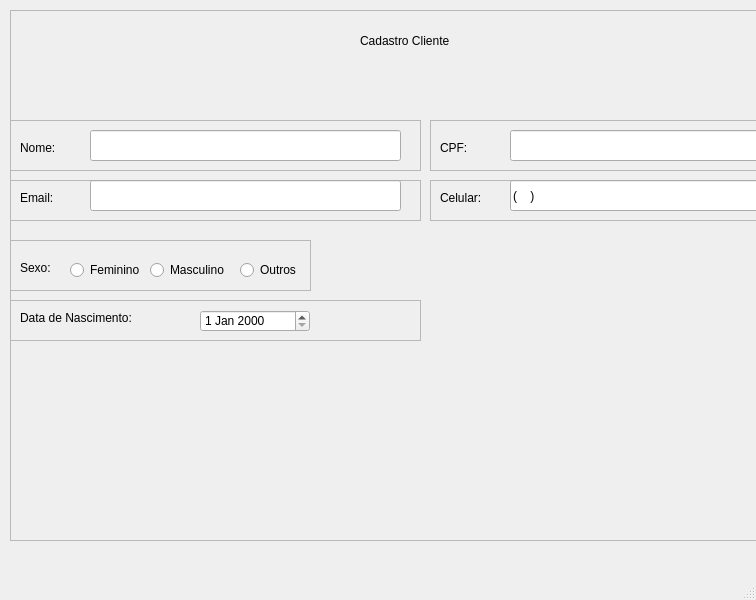
<?xml version="1.0" encoding="UTF-8"?>
<ui version="4.0">
 <class>MainWindow</class>
 <widget class="QMainWindow" name="MainWindow">
  <property name="geometry">
   <rect>
    <x>0</x>
    <y>0</y>
    <width>756</width>
    <height>600</height>
   </rect>
  </property>
  <property name="windowTitle">
   <string>MainWindow</string>
  </property>
  <widget class="QWidget" name="centralwidget">
   <widget class="QFrame" name="CADASTRO">
    <property name="geometry">
     <rect>
      <x>10</x>
      <y>10</y>
      <width>1081</width>
      <height>531</height>
     </rect>
    </property>
    <property name="frameShape">
     <enum>QFrame::Shape::StyledPanel</enum>
    </property>
    <property name="frameShadow">
     <enum>QFrame::Shadow::Raised</enum>
    </property>
    <widget class="QFrame" name="datanasc">
     <property name="geometry">
      <rect>
       <x>0</x>
       <y>290</y>
       <width>411</width>
       <height>41</height>
      </rect>
     </property>
     <property name="frameShape">
      <enum>QFrame::Shape::StyledPanel</enum>
     </property>
     <property name="frameShadow">
      <enum>QFrame::Shadow::Raised</enum>
     </property>
     <widget class="QLabel" name="data">
      <property name="geometry">
       <rect>
        <x>10</x>
        <y>10</y>
        <width>131</width>
        <height>16</height>
       </rect>
      </property>
      <property name="text">
       <string>Data de Nascimento:</string>
      </property>
     </widget>
     <widget class="QDateEdit" name="nascimento">
      <property name="geometry">
       <rect>
        <x>190</x>
        <y>10</y>
        <width>110</width>
        <height>22</height>
       </rect>
      </property>
     </widget>
    </widget>
    <widget class="QFrame" name="sexo">
     <property name="geometry">
      <rect>
       <x>0</x>
       <y>230</y>
       <width>301</width>
       <height>51</height>
      </rect>
     </property>
     <property name="frameShape">
      <enum>QFrame::Shape::StyledPanel</enum>
     </property>
     <property name="frameShadow">
      <enum>QFrame::Shadow::Raised</enum>
     </property>
     <widget class="QRadioButton" name="fem">
      <property name="geometry">
       <rect>
        <x>60</x>
        <y>20</y>
        <width>89</width>
        <height>20</height>
       </rect>
      </property>
      <property name="text">
       <string>Feminino</string>
      </property>
     </widget>
     <widget class="QRadioButton" name="mas">
      <property name="geometry">
       <rect>
        <x>140</x>
        <y>20</y>
        <width>89</width>
        <height>20</height>
       </rect>
      </property>
      <property name="text">
       <string>Masculino</string>
      </property>
     </widget>
     <widget class="QRadioButton" name="outro">
      <property name="geometry">
       <rect>
        <x>230</x>
        <y>20</y>
        <width>89</width>
        <height>20</height>
       </rect>
      </property>
      <property name="text">
       <string>Outros</string>
      </property>
     </widget>
     <widget class="QLabel" name="sexo_2">
      <property name="geometry">
       <rect>
        <x>10</x>
        <y>20</y>
        <width>49</width>
        <height>16</height>
       </rect>
      </property>
      <property name="text">
       <string>Sexo:</string>
      </property>
     </widget>
    </widget>
    <widget class="QFrame" name="Nome">
     <property name="geometry">
      <rect>
       <x>0</x>
       <y>110</y>
       <width>411</width>
       <height>51</height>
      </rect>
     </property>
     <property name="frameShape">
      <enum>QFrame::Shape::StyledPanel</enum>
     </property>
     <property name="frameShadow">
      <enum>QFrame::Shadow::Raised</enum>
     </property>
     <widget class="QLineEdit" name="dadosnome">
      <property name="geometry">
       <rect>
        <x>80</x>
        <y>10</y>
        <width>311</width>
        <height>31</height>
       </rect>
      </property>
     </widget>
     <widget class="QLabel" name="Nome_2">
      <property name="geometry">
       <rect>
        <x>10</x>
        <y>20</y>
        <width>49</width>
        <height>16</height>
       </rect>
      </property>
      <property name="text">
       <string>Nome:</string>
      </property>
     </widget>
    </widget>
    <widget class="QFrame" name="email">
     <property name="geometry">
      <rect>
       <x>0</x>
       <y>170</y>
       <width>411</width>
       <height>41</height>
      </rect>
     </property>
     <property name="frameShape">
      <enum>QFrame::Shape::StyledPanel</enum>
     </property>
     <property name="frameShadow">
      <enum>QFrame::Shadow::Raised</enum>
     </property>
     <widget class="QLineEdit" name="dadosemail">
      <property name="geometry">
       <rect>
        <x>80</x>
        <y>0</y>
        <width>311</width>
        <height>31</height>
       </rect>
      </property>
     </widget>
     <widget class="QLabel" name="email_2">
      <property name="geometry">
       <rect>
        <x>10</x>
        <y>10</y>
        <width>49</width>
        <height>16</height>
       </rect>
      </property>
      <property name="text">
       <string>Email:</string>
      </property>
     </widget>
    </widget>
    <widget class="QLabel" name="CadastroCliente">
     <property name="geometry">
      <rect>
       <x>350</x>
       <y>5</y>
       <width>111</width>
       <height>51</height>
      </rect>
     </property>
     <property name="text">
      <string>Cadastro Cliente</string>
     </property>
    </widget>
   </widget>
   <widget class="QFrame" name="CPF">
    <property name="geometry">
     <rect>
      <x>430</x>
      <y>120</y>
      <width>351</width>
      <height>51</height>
     </rect>
    </property>
    <property name="frameShape">
     <enum>QFrame::Shape::StyledPanel</enum>
    </property>
    <property name="frameShadow">
     <enum>QFrame::Shadow::Raised</enum>
    </property>
    <widget class="QLineEdit" name="dadosCPF">
     <property name="geometry">
      <rect>
       <x>80</x>
       <y>10</y>
       <width>251</width>
       <height>31</height>
      </rect>
     </property>
    </widget>
    <widget class="QLabel" name="cpf">
     <property name="geometry">
      <rect>
       <x>10</x>
       <y>20</y>
       <width>49</width>
       <height>16</height>
      </rect>
     </property>
     <property name="text">
      <string>CPF:</string>
     </property>
    </widget>
   </widget>
   <widget class="QFrame" name="fone">
    <property name="geometry">
     <rect>
      <x>430</x>
      <y>180</y>
      <width>351</width>
      <height>41</height>
     </rect>
    </property>
    <property name="frameShape">
     <enum>QFrame::Shape::StyledPanel</enum>
    </property>
    <property name="frameShadow">
     <enum>QFrame::Shadow::Raised</enum>
    </property>
    <widget class="QLineEdit" name="dadosemail_2">
     <property name="geometry">
      <rect>
       <x>80</x>
       <y>0</y>
       <width>251</width>
       <height>31</height>
      </rect>
     </property>
     <property name="text">
      <string>(    )</string>
     </property>
    </widget>
    <widget class="QLabel" name="telefone">
     <property name="geometry">
      <rect>
       <x>10</x>
       <y>10</y>
       <width>49</width>
       <height>16</height>
      </rect>
     </property>
     <property name="text">
      <string>Celular:</string>
     </property>
    </widget>
   </widget>
  </widget>
  <widget class="QMenuBar" name="menubar">
   <property name="geometry">
    <rect>
     <x>0</x>
     <y>0</y>
     <width>756</width>
     <height>22</height>
    </rect>
   </property>
  </widget>
  <widget class="QStatusBar" name="statusbar"/>
 </widget>
 <resources/>
 <connections/>
</ui>
